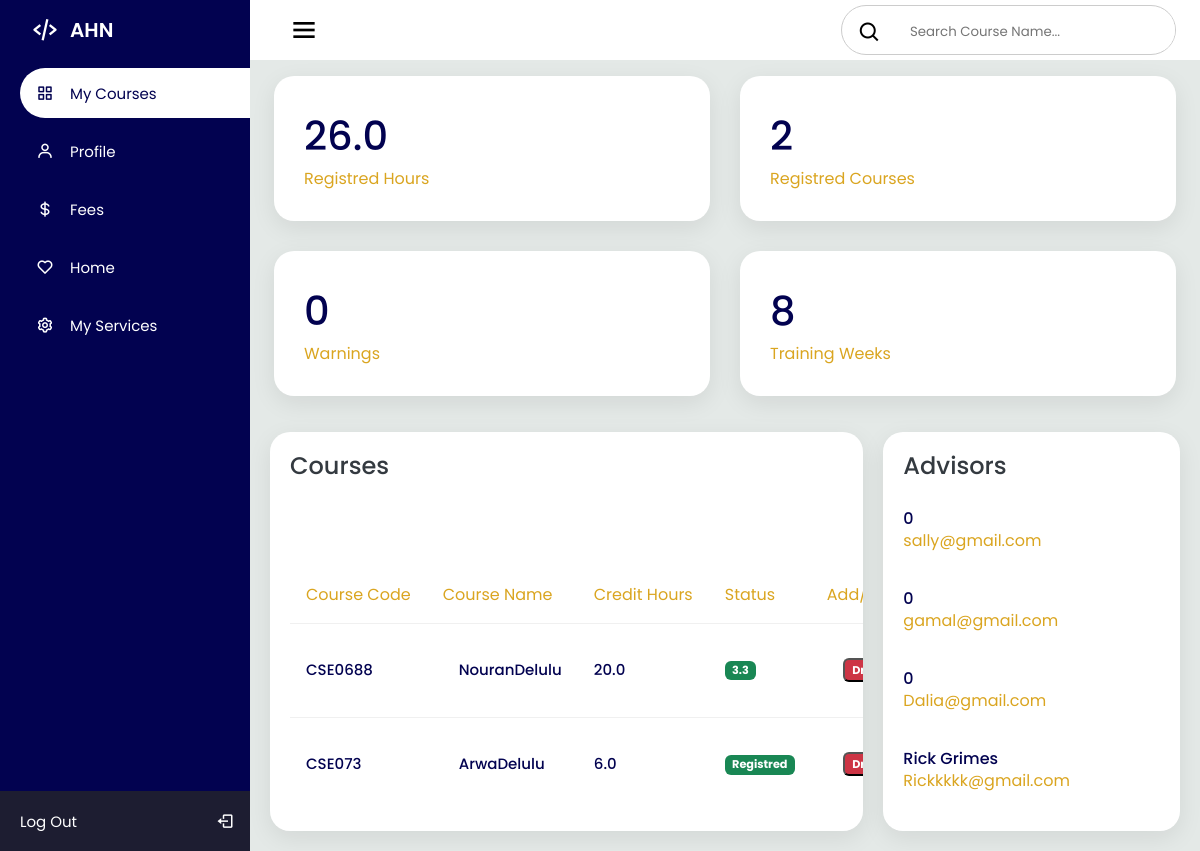
The page /courses on the database as committed earlier.
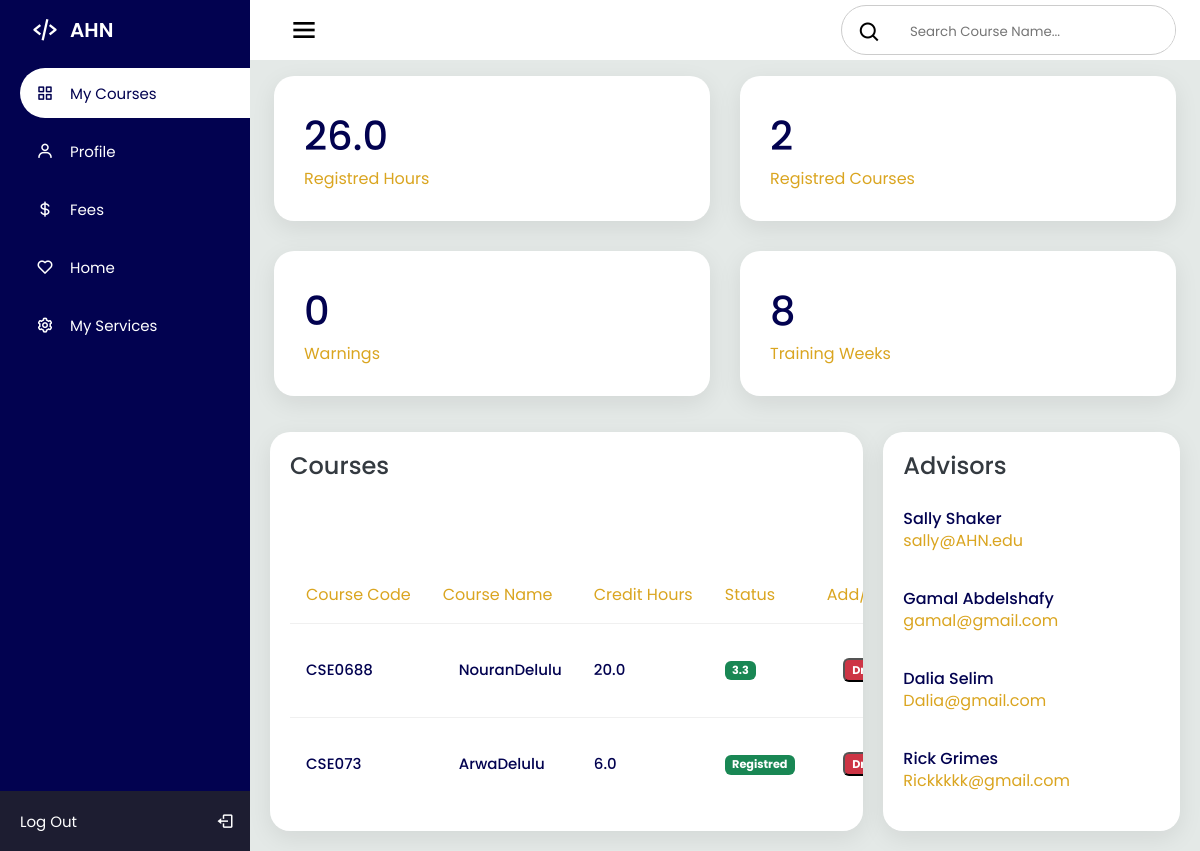
The same page on the database as committed later.
### AHNapp/models.py (models this page shows)
class Course(models.Model):
    id = models.AutoField(primary_key=True)
    Studentid = models.ForeignKey(Student, on_delete=models.CASCADE, default=0)
    CourseTitle = models.CharField(max_length=200)
    CourseCode = models.CharField(max_length=200)
    CourseWeight = models.FloatField()
    CourseGrade = models.FloatField()
    isReg = models.BooleanField(default=False)

class User(models.Model):
    name = models.CharField(max_length=200)
    password = models.CharField(max_length=200)
    id = models.AutoField(primary_key=True)
    email = models.EmailField(max_length=200)

class Advisor(User):
    position = models.CharField(max_length=200)

class User(models.Model):
    name = models.CharField(max_length=200)
    password = models.CharField(max_length=200)
    id = models.AutoField(primary_key=True)
    email = models.EmailField(max_length=200)

### AHNapp/views.py (the view)
# urls.py: path('courses', views.courses, name='courses'),
def courses(request):
    items = Course.objects.all()
    advisorat = Advisor.objects.all()
    total_weight = Course.objects.all().filter(isReg=True).aggregate(Sum('CourseWeight'))['CourseWeight__sum']
    regis_num = Course.objects.filter(isReg=True).count()
    return render(request, 'courses.html', {'courses': items,'total_weight': total_weight,"regis_num":regis_num,'advisorat':advisorat})

### AHNapp/templates/courses.html (shortened to what this page needs)
<!DOCTYPE html>
<html lang="en">
<head>
  <link rel="stylesheet" href="courses.css">
  <link href='https://unpkg.com/boxicons@2.1.1/css/boxicons.min.css' rel='stylesheet'>
</head>
<body>
  <div class="sidebar">
    <div class="logo_details">
      <i class='bx bx-code-alt'></i>
      <div class="logo_name">
        AHN
      </div>
    </div>
    <ul>
      <li>
        <a href="#" class="active">
          <i class='bx bx-grid-alt'></i>
          <span class="links_name">
            My Courses
          </span>
        </a>
      </li>
      <li>
        <a href="#">
            <i class='bx bx-user'></i>
          <span class="links_name">
            Profile
          </span>
        </a>
      </li>
      <li>
        <a href="fees.html">
          <i class='bx bx-dollar' ></i>
          <span class="links_name">
            Fees
          </span>
        </a>
      </li>
      <li>
        <a href="homepage.html">
          <i class='bx bx-heart'></i>
          <span class="links_name">
            Home
          </span>
        </a>
      </li>
      <li>
        <a href="#">
          <i class='bx bx-cog'></i>
          <span class="links_name">
            My Services
          </span>
        </a>
      </li>
      <li class="login">
        <a href="index.html">
          <span class="links_name login_out">
            Log Out
          </span>
          <i class='bx bx-log-out' id="log_out"></i>
        </a>
      </li>
    </ul>
  </div>
  <section class="home_section">
    <div class="topbar">
      <div class="toggle">
        <i class='bx bx-menu' id="btn"></i>
      </div>
      <div class="search_wrapper">
        <label>
          <span>
            <i class='bx bx-search'></i>
          </span>
          <input type="search" placeholder="Search Course Name...">
        </label>
      </div>
    </div>
    <div class="card-boxes">
      <div class="box">
        <div class="right_side">
          <div class="numbers">{{total_weight}}</div>
          <div class="box_topic">Registred Hours </div>
        </div>
      </div>
      <div class="box">
        <div class="right_side">
          <div class="numbers">{{regis_num}}</div>
          <div class="box_topic">Registred Courses</div>
        </div>
      </div>
      <div class="box">
        <div class="right_side">
          <div class="numbers">0</div>
          <div class="box_topic">Warnings</div>
        </div>
      </div>
      <div class="box">
        <div class="right_side">
          <div class="numbers">8</div>
          <div class="box_topic">Training Weeks</div>
        </div>
      </div>
    </div>
    <div class="details">
      <div class="Course_name">
        <div class="card_header">
          <h2>Courses</h2>
        </div>
        <table>
          <thead>
            <tr>
              <td>Course Code</td>
              <td>Course Name</td>
              <td>Credit Hours</td>
              <td>Status</td>
              <td>Add/Drop Request</td>
            </tr>
          </thead>
          <tbody>
            {% for course in courses %}
            <tr>
              <td>{{course.CourseCode}}</td>
              <td>{{course.CourseTitle}}</td>
              <td>{{course.CourseWeight}}</td>
              <td>
              {%if course.isReg %}
                {% if course.CourseGrade > 0.00 %}
                  <span class="badge bg_seccuss">
                    {{course.CourseGrade}}
                  </span>
                {% else %}
                  <span class="badge bg_seccuss">
                    Registred
                  </span>
                {% endif %}
              </td>
              <td>
                <form method="POST" action="{% url 'drop_course' course.id %}">
                  <button type="submit" class="badge bg_danger">Drop</button>
              </form>
            </td>
              {% endif %}
            </tr>
          {% endfor %}
          </tbody>
        </table>
      </div>
      <div class="Tutors_name">
        <div class="card_header">
          <h2>Advisors</h2>
        </div>
        <table>
          <tbody>
            {% for advisor in advisorat %}
            <tr>
              <td>
                <h4>{{advisor.name}}</h4>
                <span>{{advisor.email}}</span>
              </td>
            </tr>
            {% endfor %}
              <td>
                <h4>Rick Grimes</h4>
                <span>Rickkkkk@gmail.com</span>
              </td>
          </tbody>
        </table>
      </div>
    </div>
  </section>
</body>
</html>

Rows that differ between the two databases and show on the page:
changed through a linked row, Advisor: name "0" → "Sally Shaker"; email "sally@gmail.com" → "sally@AHN.edu"
computed for Advisor "gamal@gmail.com": name "0" → "Gamal Abdelshafy"
changed through a linked row, Advisor "Dalia@gmail.com": name "0" → "Dalia Selim"
